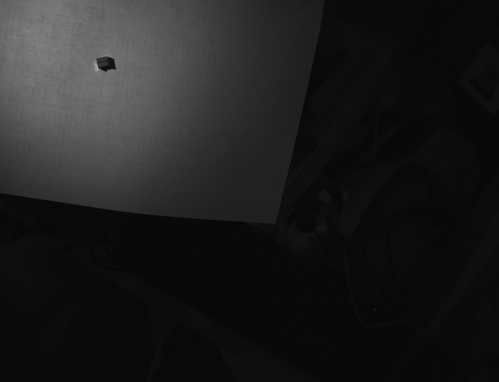
#> input picture images/snappedImage4.bmp, 499 x 382 px, shrunk from 1632 x 1248 before the run
$ python main.py
#> lines starting #> are read from the running program, lines starting #| are printed output that depends on the picture; after the words box and inside, x2 and y2 are one past the last pixel; in counts of white or black regions, pixels touching at a corner belong together
### ThresholdFilter.py
# import glob

import imageio.v3 as iio
#pip install imageio
# import ipympl
#pip install ipympl
# import matplotlib
import matplotlib.pyplot as plt
#pip install matplotlib
import numpy as np
#pip install numpy
import skimage as ski
#pip install scikit-image

## Make WSL work
# matplotlib.use("Agg")

class ThresholdFilter:
    def __init__(self, imagePath="./images/snappedImage4.bmp", inputType="Grayscale"):
        self.imagePath = imagePath
        if (inputType == "Grayscale") or (inputType == "Color"):
            self.inputType = inputType #Grayscale or Color
        else:
            raise ValueError(f"Invalid input type of {inputType}")


    def loadImage(self):
        print("Loading image")
        if (self.inputType == "Color"):
            self.image = iio.imread(uri=self.imagePath)
            # plt.imshow(self.image)
        elif (self.inputType == "Grayscale"):
            self.gray_image = iio.imread(uri=self.imagePath)
#> self.gray_image is the input picture: shape (382, 499); min 7, max 169, mean 30.1
            # plt.imshow(self.gray_image, cmap="gray")
        else:
            raise ValueError(f"Invalid input type of {self.inputType}")
        # print(f"Image loaded with shape {self.image.size}")

    def blurImage(self):
        if self.inputType == "Color":
            self.gray_image = ski.color.rgb2gray(self.image)
        self.blurred_image = ski.filters.gaussian(self.gray_image, sigma=1.0)
        # fig, ax = plt.subplots()
        # plt.imshow(self.blurred_image, cmap="gray")
        # plt.imsave("./out/blurredimage.jpg", blurred_shapes, cmap="gray")

    def createHistogram(self):
        print("making histogram")
        histogram, bin_edges = np.histogram(self.blurred_image, bins=256, range=(0.0, 1.0))
        #loaded histogram, set parameters
        fig,ax = plt.subplots()
        plt.plot(bin_edges[0:-1], histogram)
        plt.title("Grayscale Histogram")
        plt.xlabel("grayscale value")
        plt.xlabel("pixels")
        plt.xlim(0, 1.0)
        plt.show()
        #does this even work?
        plt.savefig("./out/histogram.jpg")

    def thresholdFilter(self, threshold=.3):
#> called with threshold = 0.3
        print("making masked image")
        self.binary_mask = self.blurred_image < threshold
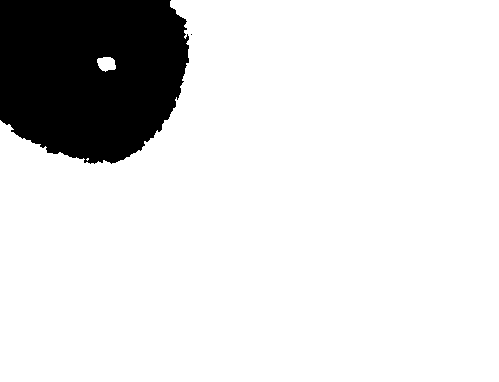
#> self.binary_mask: shape (382, 499) bool; 86.2% white; 2 black regions (1 under 20 px), largest, box (x1, y1, x2, y2) and area: (0, 0, 189, 164) 26255
        plt.imsave("./out/binary_mask.jpg", self.binary_mask, cmap="gray")

    ############## SHOW METHODS #################
    # [7 lines left out: function showLoadedImage, not called in this run]

    def showBlurredImage(self):
        plt.imshow(self.blurred_image, cmap="gray")

    def showBinaryMask(self):
        plt.imshow(self.binary_mask, cmap="gray")


### main.py
from ThresholdFilter import ThresholdFilter

def main():
    print("test")
    filter = ThresholdFilter()
    filter.loadImage();
    filter.blurImage();
    filter.thresholdFilter();
    #show things
    filter.showBinaryMask();
    filter.createHistogram();
#> in createHistogram, `histogram, bin_edges = np.histogram(self.blurred_image, bins=256, rang..`: histogram = 256 values, max 33709 at index 9, min 0 at index 0, mean 744.6; bin_edges = 257 values from 0 to 1
#> in createHistogram, `plt.show()`:
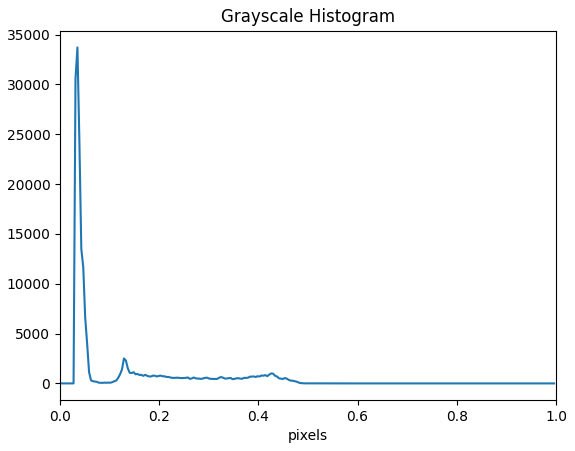
#> figure drawn by matplotlib, 1 panel; curve peaks at x = 0.0352, y = 33709

if __name__ == "__main__":
    main()
